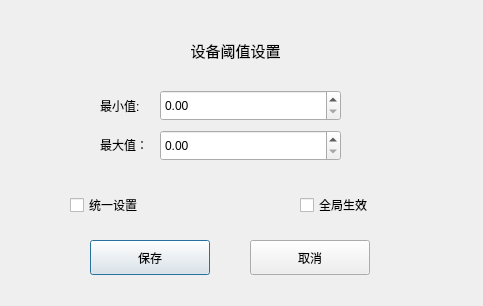
<?xml version="1.0" encoding="UTF-8"?>
<ui version="4.0">
 <class>Pdu_SetThresholdDlg</class>
 <widget class="QDialog" name="Pdu_SetThresholdDlg">
  <property name="geometry">
   <rect>
    <x>0</x>
    <y>0</y>
    <width>483</width>
    <height>306</height>
   </rect>
  </property>
  <property name="maximumSize">
   <size>
    <width>483</width>
    <height>306</height>
   </size>
  </property>
  <property name="windowTitle">
   <string>Dialog</string>
  </property>
  <property name="styleSheet">
   <string notr="true">font: 11pt &quot;微软雅黑&quot;;
color: rgb(0, 0, 0);</string>
  </property>
  <widget class="QLabel" name="titleLabel">
   <property name="geometry">
    <rect>
     <x>90</x>
     <y>20</y>
     <width>291</width>
     <height>60</height>
    </rect>
   </property>
   <property name="font">
    <font>
     <family>微软雅黑</family>
     <pointsize>11</pointsize>
     <weight>50</weight>
     <italic>false</italic>
     <bold>false</bold>
    </font>
   </property>
   <property name="text">
    <string>设备阈值设置</string>
   </property>
   <property name="alignment">
    <set>Qt::AlignCenter</set>
   </property>
  </widget>
  <widget class="QLabel" name="label_2">
   <property name="geometry">
    <rect>
     <x>100</x>
     <y>91</y>
     <width>61</width>
     <height>30</height>
    </rect>
   </property>
   <property name="text">
    <string>最小值:</string>
   </property>
  </widget>
  <widget class="QLabel" name="label_5">
   <property name="geometry">
    <rect>
     <x>100</x>
     <y>130</y>
     <width>61</width>
     <height>30</height>
    </rect>
   </property>
   <property name="text">
    <string>最大值：</string>
   </property>
  </widget>
  <widget class="QCheckBox" name="uniteCheckBox">
   <property name="geometry">
    <rect>
     <x>70</x>
     <y>190</y>
     <width>180</width>
     <height>30</height>
    </rect>
   </property>
   <property name="text">
    <string>统一设置</string>
   </property>
  </widget>
  <widget class="QCheckBox" name="wholeCheckBox">
   <property name="geometry">
    <rect>
     <x>300</x>
     <y>190</y>
     <width>181</width>
     <height>30</height>
    </rect>
   </property>
   <property name="text">
    <string>全局生效</string>
   </property>
  </widget>
  <widget class="QPushButton" name="saveBtn">
   <property name="geometry">
    <rect>
     <x>90</x>
     <y>240</y>
     <width>120</width>
     <height>35</height>
    </rect>
   </property>
   <property name="text">
    <string>保存</string>
   </property>
  </widget>
  <widget class="QPushButton" name="cancelBtn">
   <property name="geometry">
    <rect>
     <x>250</x>
     <y>240</y>
     <width>120</width>
     <height>35</height>
    </rect>
   </property>
   <property name="text">
    <string>取消</string>
   </property>
  </widget>
  <widget class="QDoubleSpinBox" name="minSpin">
   <property name="geometry">
    <rect>
     <x>160</x>
     <y>90</y>
     <width>181</width>
     <height>31</height>
    </rect>
   </property>
   <property name="maximum">
    <double>1000.000000000000000</double>
   </property>
  </widget>
  <widget class="QDoubleSpinBox" name="maxSpin">
   <property name="geometry">
    <rect>
     <x>160</x>
     <y>130</y>
     <width>181</width>
     <height>31</height>
    </rect>
   </property>
   <property name="maximum">
    <double>500.000000000000000</double>
   </property>
  </widget>
 </widget>
 <tabstops>
  <tabstop>cancelBtn</tabstop>
  <tabstop>minSpin</tabstop>
  <tabstop>maxSpin</tabstop>
  <tabstop>uniteCheckBox</tabstop>
  <tabstop>wholeCheckBox</tabstop>
  <tabstop>saveBtn</tabstop>
 </tabstops>
 <resources/>
 <connections>
  <connection>
   <sender>cancelBtn</sender>
   <signal>clicked()</signal>
   <receiver>Pdu_SetThresholdDlg</receiver>
   <slot>close()</slot>
   <hints>
    <hint type="sourcelabel">
     <x>239</x>
     <y>257</y>
    </hint>
    <hint type="destinationlabel">
     <x>160</x>
     <y>152</y>
    </hint>
   </hints>
  </connection>
 </connections>
</ui>
